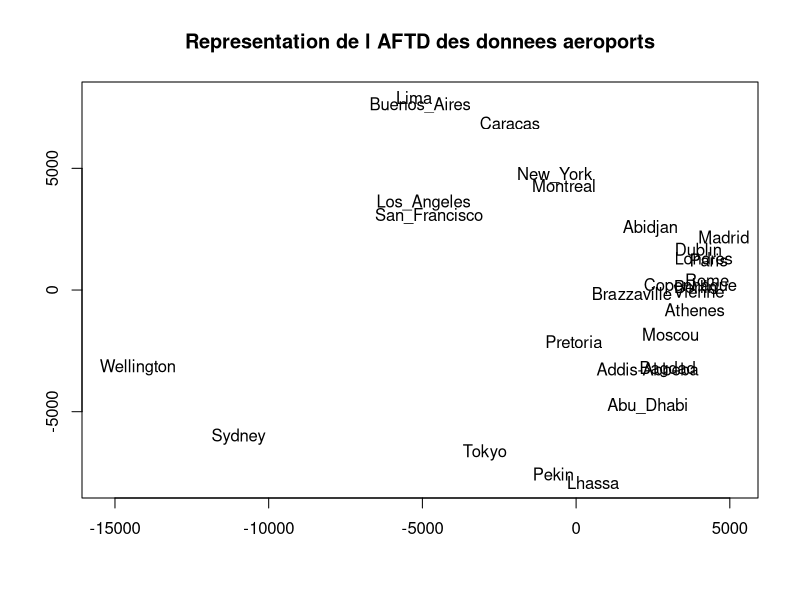
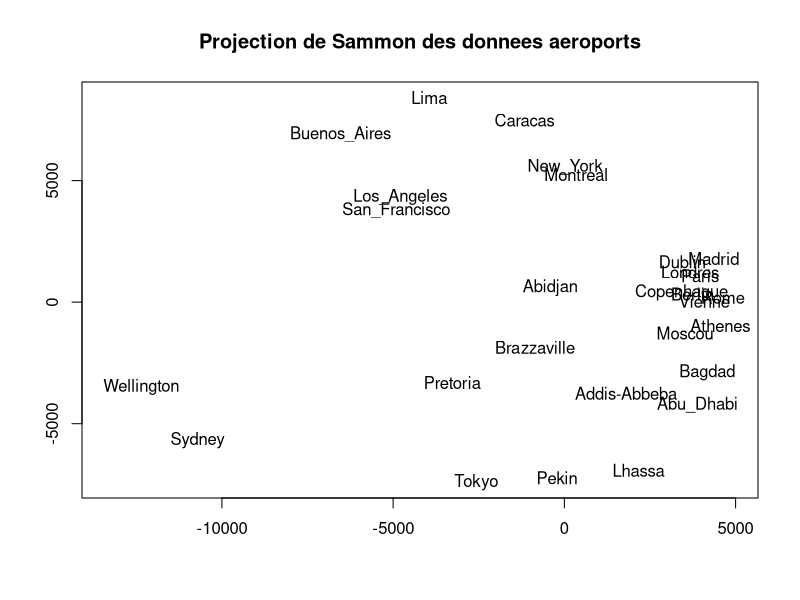
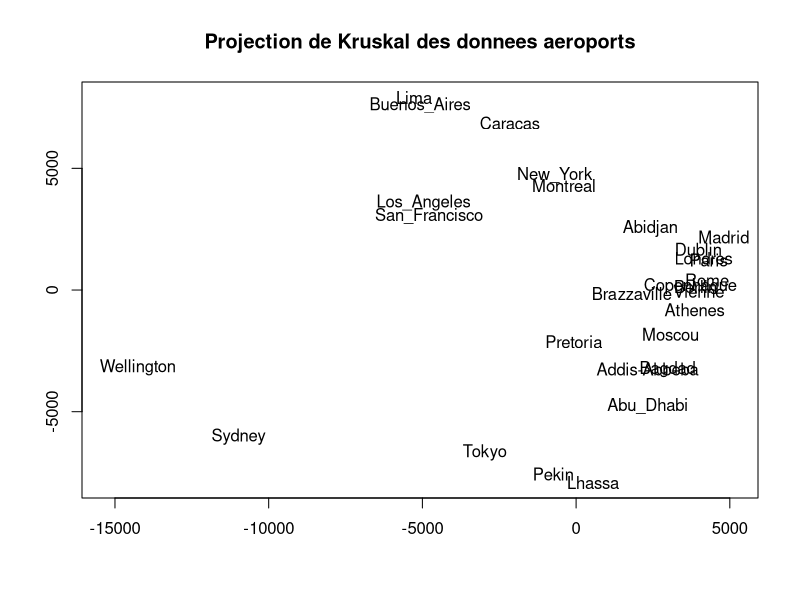
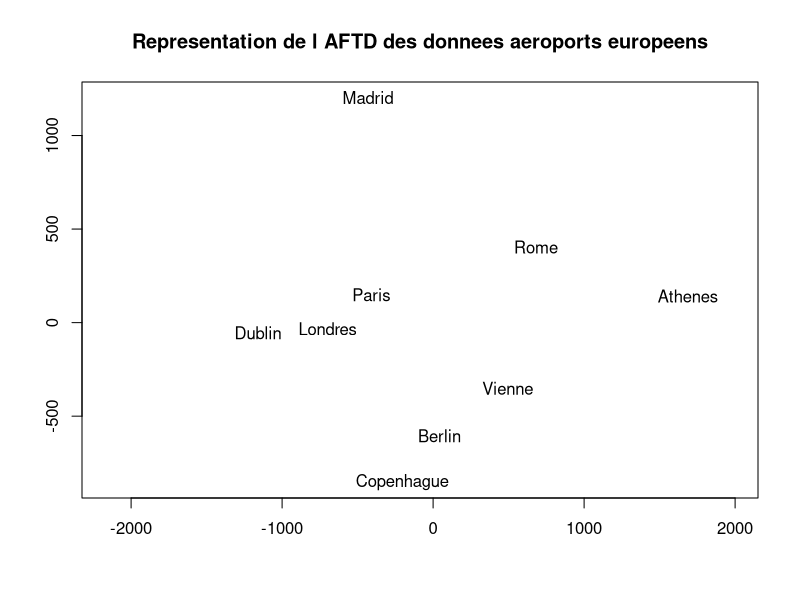
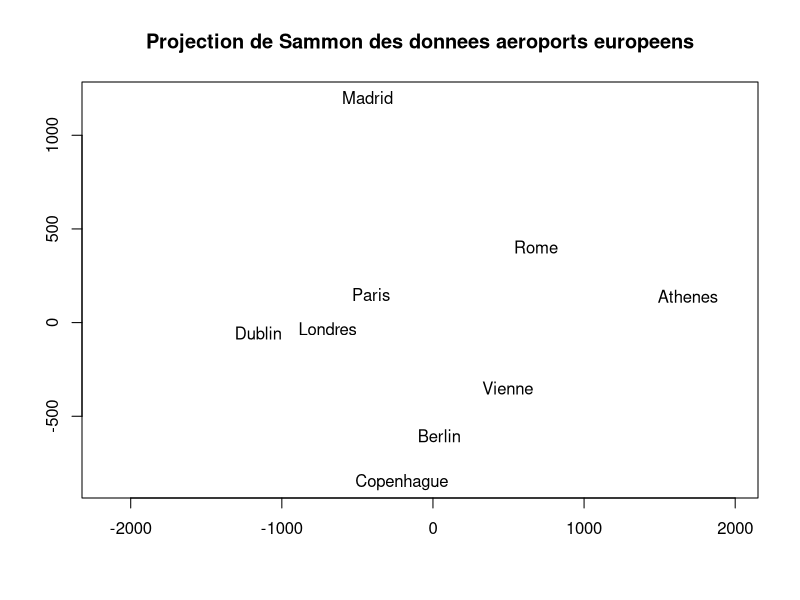
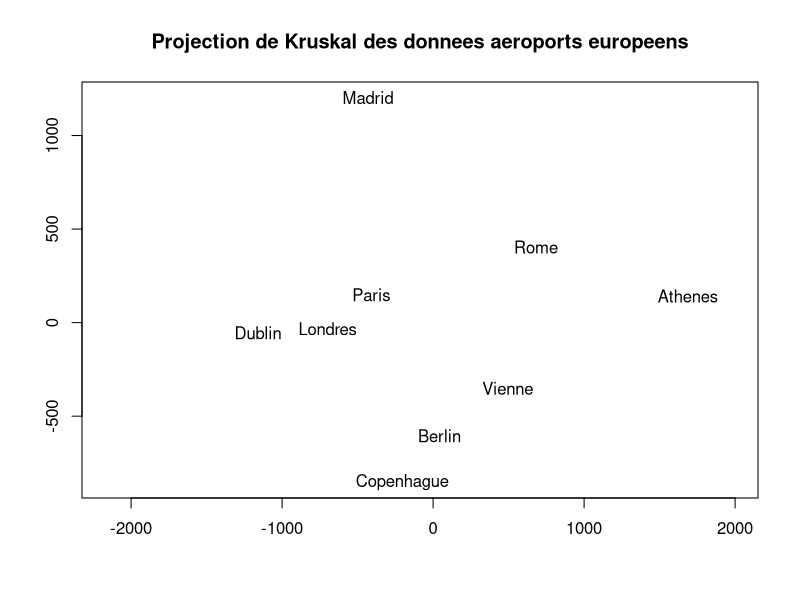

Reproduce these figures in R, in order.
library(MASS)

graph <- function(data, name) {
    aftd <- cmdscale(data, k = 2, eig = T)

    aftdQuality <- 100 * sum(aftd$eig[c(1, 2)]) / sum(aftd$eig[aftd$eig > 0])
    cat('qualite 2 axes', aftdQuality, '\n\n')

    aftdQuality <- 100 * sum(aftd$eig[c(1, 2, 3)]) / sum(aftd$eig[aftd$eig > 0])
    cat('qualite 3 axes', aftdQuality, '\n\n')

    pngname <- paste(substitute(data), 'Aftd.png', sep = '')
    png(pngname)
    plot(aftd$point[, 1], aftd$points[, 2],
         type = 'n',
         main = paste('Representation de l AFTD des donnees', name),
         xlab = '',
         ylab = '',
         xlim = range(aftd$points[, 1]) + c(-1000, 300))
    text(aftd$points[, 1], aftd$points[, 2],
         rownames(data))
    dev.off()
    cat(pngname, 'sauvegardee\n\n')

    mat <- as.matrix(data)

    sam<- sammon(mat, aftd$points, k = 2)
    pngnameSammon <- paste(substitute(data), 'Sammon.png', sep = '')
    png(pngnameSammon)
    plot(sam$points[, 1], sam$points[, 2],
         type = 'n',
         main = paste('Projection de Sammon des donnees', name),
         xlab = '',
         ylab = '',
         xlim = range(sam$points[, 1]) + c(-1000, 300))
    text(sam$points[, 1], sam$points[, 2],
         rownames(data))
    dev.off()
    cat(pngnameSammon, 'sauvegardee\n\n')

    kruskal <- isoMDS(mat, aftd$points, k = 2)
    pngnameKruskal <- paste(substitute(data), 'Kruskal.png', sep = '')
    png(pngnameKruskal)
    plot(kruskal$points[, 1], kruskal$points[, 2],
         type = 'n',
         main = paste('Projection de Kruskal des donnees', name),
         xlab = '',
         ylab = '',
         xlim = range(kruskal$points[, 1]) + c(-1000, 300))
    text(kruskal$points[, 1], kruskal$points[, 2],
         rownames(data))
    dev.off()
    cat(pngnameKruskal, 'sauvegardee\n\n')
}

airports <- read.table('airports2.txt', header = F, row.names = 1)
airports.name <- 'aeroports'
graph(airports, airports.name)

europeansAirportsNames <- c('Athenes', 'Berlin', 'Copenhague', 'Dublin',
                            'Londres', 'Madrid', 'Paris',
                            'Rome', 'Vienne')
europeansAirports <- airports[europeansAirportsNames,
                              which(rownames(airports) %in%
                                    europeansAirportsNames)]
europeansAirports.name <- 'aeroports europeens'
graph(europeansAirports, europeansAirports.name)
